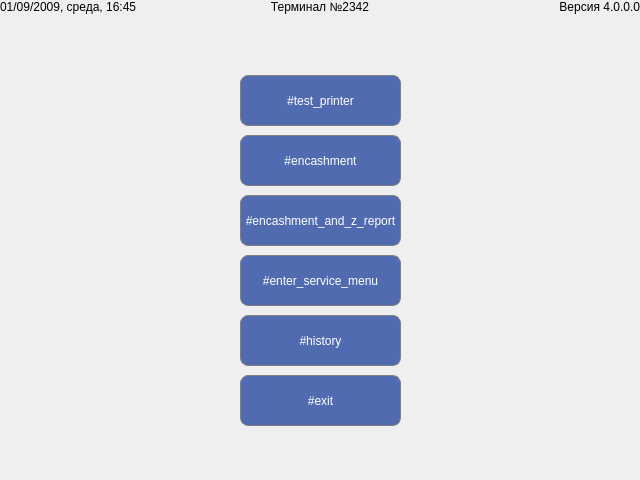
<?xml version="1.0" encoding="UTF-8"?>
<ui version="4.0">
 <class>AutoEncashmentWindow</class>
 <widget class="QWidget" name="AutoEncashmentWindow">
  <property name="geometry">
   <rect>
    <x>0</x>
    <y>0</y>
    <width>640</width>
    <height>480</height>
   </rect>
  </property>
  <property name="maximumSize">
   <size>
    <width>640</width>
    <height>480</height>
   </size>
  </property>
  <property name="windowTitle">
   <string/>
  </property>
  <property name="styleSheet">
   <string notr="true">/* common styles */
QPushButton 
{
	color: white;
	background-color: rgba(80, 107, 176);
	border: 1px solid gray;
	border-radius: 8px;
	padding-left: 1px;
	padding-right: 1px;
}

QPushButton:disabled
{
	color: gray;
	background-color: lightgray;
}

QPushButton:pressed 
{
	background-color: rgba(98, 141, 191);
}

QTabBar::tab 
{
	background: rgba(186, 200, 232);
	border-top: 1px solid #C4C4C3;
	border-left: 1px solid #C4C4C3;
	border-right: 1px solid #C4C4C3;
	border-top-left-radius: 4px;
	border-top-right-radius: 4px;
	min-width: 26ex;
	min-height: 8ex;
	padding: 2px;
}

QTabBar::tab:selected
{
	background: white;
}

QLineEdit 
{
	padding: 8;
	border: 2px solid rgba(160, 175, 211);
	border-radius: 10px;
}

/* MainServiceWindow styles*/
QWidget#ServiceMenuWindow
{
	background-color: white;
}

QWidget#wNumericPad
{
	background: rgba(247, 245, 237);
	border-radius: 10px;
}

QWidget#wNumericPad QPushButton
{
	font: 16pt bold;
}
</string>
  </property>
  <layout class="QGridLayout" name="gridLayout">
   <property name="leftMargin">
    <number>0</number>
   </property>
   <property name="topMargin">
    <number>0</number>
   </property>
   <property name="rightMargin">
    <number>0</number>
   </property>
   <property name="bottomMargin">
    <number>0</number>
   </property>
   <property name="spacing">
    <number>6</number>
   </property>
   <item row="0" column="0">
    <layout class="QHBoxLayout" name="hlTitle">
     <property name="leftMargin">
      <number>0</number>
     </property>
     <property name="rightMargin">
      <number>0</number>
     </property>
     <item>
      <widget class="QLabel" name="lbCurrentDate">
       <property name="text">
        <string notr="true">01/09/2009, среда, 16:45</string>
       </property>
      </widget>
     </item>
     <item>
      <widget class="QLabel" name="lbTerminalNumber">
       <property name="text">
        <string notr="true">Терминал №2342</string>
       </property>
       <property name="alignment">
        <set>Qt::AlignCenter</set>
       </property>
      </widget>
     </item>
     <item>
      <widget class="QLabel" name="lbVersion">
       <property name="text">
        <string notr="true">Версия 4.0.0.0</string>
       </property>
       <property name="alignment">
        <set>Qt::AlignRight|Qt::AlignTrailing|Qt::AlignVCenter</set>
       </property>
      </widget>
     </item>
    </layout>
   </item>
   <item row="1" column="0">
    <widget class="QStackedWidget" name="stackedWidget">
     <property name="currentIndex">
      <number>0</number>
     </property>
     <widget class="QWidget" name="page">
      <layout class="QVBoxLayout" name="verticalLayout_2">
       <property name="spacing">
        <number>0</number>
       </property>
       <property name="leftMargin">
        <number>0</number>
       </property>
       <property name="topMargin">
        <number>0</number>
       </property>
       <property name="rightMargin">
        <number>0</number>
       </property>
       <property name="bottomMargin">
        <number>0</number>
       </property>
       <item>
        <layout class="QVBoxLayout" name="verticalLayout">
         <property name="spacing">
          <number>9</number>
         </property>
         <item>
          <spacer name="verticalSpacer">
           <property name="orientation">
            <enum>Qt::Vertical</enum>
           </property>
           <property name="sizeHint" stdset="0">
            <size>
             <width>20</width>
             <height>40</height>
            </size>
           </property>
          </spacer>
         </item>
         <item>
          <layout class="QHBoxLayout" name="horizontalLayout_6">
           <item>
            <spacer name="horizontalSpacer">
             <property name="orientation">
              <enum>Qt::Horizontal</enum>
             </property>
             <property name="sizeHint" stdset="0">
              <size>
               <width>40</width>
               <height>20</height>
              </size>
             </property>
            </spacer>
           </item>
           <item>
            <widget class="QPushButton" name="btnTestPrinter">
             <property name="minimumSize">
              <size>
               <width>161</width>
               <height>51</height>
              </size>
             </property>
             <property name="text">
              <string>#test_printer</string>
             </property>
            </widget>
           </item>
           <item>
            <spacer name="horizontalSpacer_2">
             <property name="orientation">
              <enum>Qt::Horizontal</enum>
             </property>
             <property name="sizeHint" stdset="0">
              <size>
               <width>40</width>
               <height>20</height>
              </size>
             </property>
            </spacer>
           </item>
          </layout>
         </item>
         <item>
          <layout class="QHBoxLayout" name="horizontalLayout_5">
           <item>
            <spacer name="horizontalSpacer">
             <property name="orientation">
              <enum>Qt::Horizontal</enum>
             </property>
             <property name="sizeHint" stdset="0">
              <size>
               <width>40</width>
               <height>20</height>
              </size>
             </property>
            </spacer>
           </item>
           <item>
            <widget class="QPushButton" name="btnEncashment">
             <property name="minimumSize">
              <size>
               <width>161</width>
               <height>51</height>
              </size>
             </property>
             <property name="text">
              <string>#encashment</string>
             </property>
            </widget>
           </item>
           <item>
            <spacer name="horizontalSpacer_2">
             <property name="orientation">
              <enum>Qt::Horizontal</enum>
             </property>
             <property name="sizeHint" stdset="0">
              <size>
               <width>40</width>
               <height>20</height>
              </size>
             </property>
            </spacer>
           </item>
          </layout>
         </item>
         <item>
          <layout class="QHBoxLayout" name="horizontalLayout_4">
           <item>
            <spacer name="horizontalSpacer_3">
             <property name="orientation">
              <enum>Qt::Horizontal</enum>
             </property>
             <property name="sizeHint" stdset="0">
              <size>
               <width>40</width>
               <height>20</height>
              </size>
             </property>
            </spacer>
           </item>
           <item>
            <widget class="QPushButton" name="btnEncashmentAndZReport">
             <property name="minimumSize">
              <size>
               <width>161</width>
               <height>51</height>
              </size>
             </property>
             <property name="text">
              <string>#encashment_and_z_report</string>
             </property>
            </widget>
           </item>
           <item>
            <spacer name="horizontalSpacer_4">
             <property name="orientation">
              <enum>Qt::Horizontal</enum>
             </property>
             <property name="sizeHint" stdset="0">
              <size>
               <width>40</width>
               <height>20</height>
              </size>
             </property>
            </spacer>
           </item>
          </layout>
         </item>
         <item>
          <layout class="QHBoxLayout" name="horizontalLayout_2">
           <item>
            <spacer name="horizontalSpacer_5">
             <property name="orientation">
              <enum>Qt::Horizontal</enum>
             </property>
             <property name="sizeHint" stdset="0">
              <size>
               <width>40</width>
               <height>20</height>
              </size>
             </property>
            </spacer>
           </item>
           <item>
            <widget class="QPushButton" name="btnEnterServiceMenu">
             <property name="minimumSize">
              <size>
               <width>161</width>
               <height>51</height>
              </size>
             </property>
             <property name="text">
              <string>#enter_service_menu</string>
             </property>
            </widget>
           </item>
           <item>
            <spacer name="horizontalSpacer_6">
             <property name="orientation">
              <enum>Qt::Horizontal</enum>
             </property>
             <property name="sizeHint" stdset="0">
              <size>
               <width>40</width>
               <height>20</height>
              </size>
             </property>
            </spacer>
           </item>
          </layout>
         </item>
         <item>
          <layout class="QHBoxLayout" name="horizontalLayout_7">
           <item>
            <spacer name="horizontalSpacer_7">
             <property name="orientation">
              <enum>Qt::Horizontal</enum>
             </property>
             <property name="sizeHint" stdset="0">
              <size>
               <width>40</width>
               <height>20</height>
              </size>
             </property>
            </spacer>
           </item>
           <item>
            <widget class="QPushButton" name="btnShowHistory">
             <property name="minimumSize">
              <size>
               <width>161</width>
               <height>51</height>
              </size>
             </property>
             <property name="text">
              <string>#history</string>
             </property>
            </widget>
           </item>
           <item>
            <spacer name="horizontalSpacer_71">
             <property name="orientation">
              <enum>Qt::Horizontal</enum>
             </property>
             <property name="sizeHint" stdset="0">
              <size>
               <width>40</width>
               <height>20</height>
              </size>
             </property>
            </spacer>
           </item>
          </layout>
         </item>
         <item>
          <layout class="QHBoxLayout" name="horizontalLayout">
           <item>
            <spacer name="horizontalSpacer_7">
             <property name="orientation">
              <enum>Qt::Horizontal</enum>
             </property>
             <property name="sizeHint" stdset="0">
              <size>
               <width>40</width>
               <height>20</height>
              </size>
             </property>
            </spacer>
           </item>
           <item>
            <widget class="QPushButton" name="btnExit">
             <property name="minimumSize">
              <size>
               <width>161</width>
               <height>51</height>
              </size>
             </property>
             <property name="text">
              <string>#exit</string>
             </property>
            </widget>
           </item>
           <item>
            <spacer name="horizontalSpacer_8">
             <property name="orientation">
              <enum>Qt::Horizontal</enum>
             </property>
             <property name="sizeHint" stdset="0">
              <size>
               <width>40</width>
               <height>20</height>
              </size>
             </property>
            </spacer>
           </item>
          </layout>
         </item>
         <item>
          <spacer name="verticalSpacer_2">
           <property name="orientation">
            <enum>Qt::Vertical</enum>
           </property>
           <property name="sizeHint" stdset="0">
            <size>
             <width>20</width>
             <height>40</height>
            </size>
           </property>
          </spacer>
         </item>
        </layout>
       </item>
      </layout>
     </widget>
     <widget class="QWidget" name="page_2">
      <layout class="QVBoxLayout" name="verticalLayoutHistory" stretch="0">
       <item>
        <layout class="QHBoxLayout" name="horizontalLayout_13">
         <item>
          <widget class="QPushButton" name="btnBack">
           <property name="minimumSize">
            <size>
             <width>161</width>
             <height>51</height>
            </size>
           </property>
           <property name="text">
            <string>#back</string>
           </property>
          </widget>
         </item>
         <item>
          <spacer name="horizontalSpacer_20">
           <property name="orientation">
            <enum>Qt::Horizontal</enum>
           </property>
           <property name="sizeHint" stdset="0">
            <size>
             <width>40</width>
             <height>20</height>
            </size>
           </property>
          </spacer>
         </item>
        </layout>
       </item>
      </layout>
     </widget>
    </widget>
   </item>
  </layout>
 </widget>
 <resources/>
 <connections/>
</ui>
